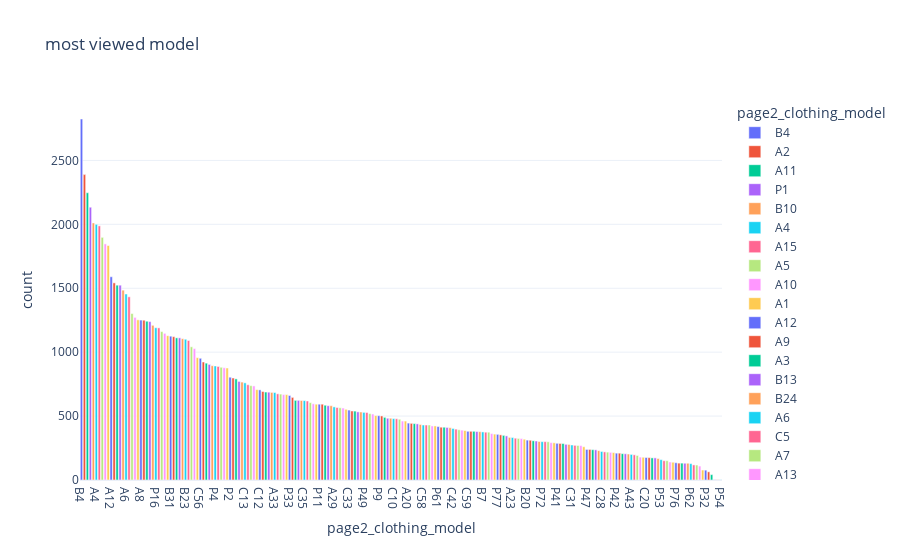

The code cell stored with this chart in its notebook:
### Code cell
fig = px.bar (
    count_model.sort_values(by='count', ascending= False), 
    x = 'page2_clothing_model', 
    y ='count', 
    title = 'most viewed model', 
    color = 'page2_clothing_model' , 
    template = 'plotly_white'
    )
fig.show()
